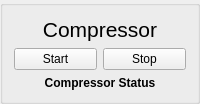
       <widget class="QGroupBox" name="compressor_groupBox">
        <property name="title">
         <string/>
        </property>
        <layout class="QGridLayout" name="gridLayout">
         <item row="2" column="3" colspan="2">
          <widget class="QLabel" name="compressorStatus_label">
           <property name="sizePolicy">
            <sizepolicy hsizetype="Expanding" vsizetype="Fixed">
             <horstretch>0</horstretch>
             <verstretch>0</verstretch>
            </sizepolicy>
           </property>
           <property name="font">
            <font>
             <weight>75</weight>
             <bold>true</bold>
            </font>
           </property>
           <property name="text">
            <string>Compressor Status</string>
           </property>
           <property name="alignment">
            <set>Qt::AlignCenter</set>
           </property>
          </widget>
         </item>
         <item row="1" column="4">
          <widget class="QPushButton" name="compressorStop_pushButton">
           <property name="sizePolicy">
            <sizepolicy hsizetype="Minimum" vsizetype="Expanding">
             <horstretch>0</horstretch>
             <verstretch>0</verstretch>
            </sizepolicy>
           </property>
           <property name="text">
            <string>Stop</string>
           </property>
          </widget>
         </item>
         <item row="1" column="3">
          <widget class="QPushButton" name="compressorStart_pushButton">
           <property name="enabled">
            <bool>true</bool>
           </property>
           <property name="sizePolicy">
            <sizepolicy hsizetype="Minimum" vsizetype="Expanding">
             <horstretch>0</horstretch>
             <verstretch>0</verstretch>
            </sizepolicy>
           </property>
           <property name="text">
            <string>Start</string>
           </property>
           <property name="checkable">
            <bool>false</bool>
           </property>
           <property name="checked">
            <bool>false</bool>
           </property>
           <property name="flat">
            <bool>false</bool>
           </property>
          </widget>
         </item>
         <item row="0" column="3" colspan="2">
          <widget class="QLabel" name="label_5">
           <property name="minimumSize">
            <size>
             <width>0</width>
             <height>0</height>
            </size>
           </property>
           <property name="font">
            <font>
             <pointsize>16</pointsize>
            </font>
           </property>
           <property name="text">
            <string>Compressor</string>
           </property>
           <property name="alignment">
            <set>Qt::AlignCenter</set>
           </property>
          </widget>
         </item>
        </layout>
       </widget>
